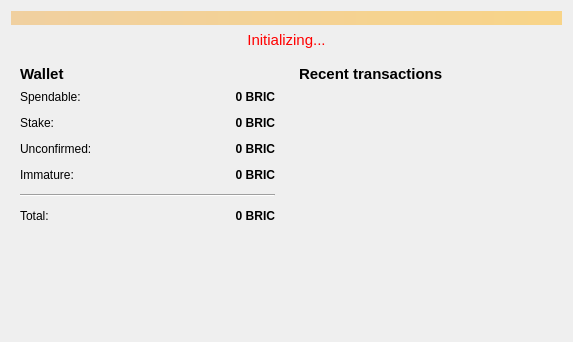
<?xml version="1.0" encoding="UTF-8"?>
<ui version="4.0">
 <class>OverviewPage</class>
 <widget class="QWidget" name="OverviewPage">
  <property name="geometry">
   <rect>
    <x>0</x>
    <y>0</y>
    <width>573</width>
    <height>342</height>
   </rect>
  </property>
  <property name="windowTitle">
   <string>Form</string>
  </property>
  <layout class="QVBoxLayout" name="topLayout">
   <item>
    <widget class="QLabel" name="labelAlerts">
     <property name="visible">
      <bool>false</bool>
     </property>
     <property name="styleSheet">
      <string notr="true">background-color: qlineargradient(x1: 0, y1: 0, x2: 1, y2: 0, stop:0 #F0D0A0, stop:1 #F8D488);  color:#000000
</string>
     </property>
     <property name="wordWrap">
      <bool>true</bool>
     </property>
     <property name="margin">
      <number>3</number>
     </property>
    </widget>
   </item>
   <item>
    <widget class="QLabel" name="labelTransactionsStatus">
     <property name="font">
      <font>
       <pointsize>11</pointsize>
      </font>
     </property>
     <property name="toolTip">
      <string>The displayed information may be out of date. Your wallet automatically synchronizes with the Bricoleur network after a connection is established, but this process has not completed yet.</string>
     </property>
     <property name="styleSheet">
      <string notr="true">QLabel { color: red; }</string>
     </property>
     <property name="text">
      <string notr="true">Initializing...</string>
     </property>
     <property name="alignment">
      <set>Qt::AlignCenter</set>
     </property>
    </widget>
   </item>
   <item>
    <layout class="QHBoxLayout" name="horizontalLayout" stretch="1,1">
     <item>
      <layout class="QVBoxLayout" name="verticalLayout_2">
       <item>
        <widget class="QWidget" name="widget" native="true">
         <layout class="QVBoxLayout" name="verticalLayout_4">
          <item>
           <layout class="QHBoxLayout" name="horizontalLayout_4">
            <item>
             <widget class="QLabel" name="label_5">
              <property name="font">
               <font>
                <pointsize>11</pointsize>
                <weight>75</weight>
                <bold>true</bold>
               </font>
              </property>
              <property name="text">
               <string>Wallet</string>
              </property>
             </widget>
            </item>
            <item>
             <spacer name="horizontalSpacer_2">
              <property name="orientation">
               <enum>Qt::Horizontal</enum>
              </property>
              <property name="sizeHint" stdset="0">
               <size>
                <width>40</width>
                <height>20</height>
               </size>
              </property>
             </spacer>
            </item>
           </layout>
          </item>
          <item>
           <layout class="QFormLayout" name="formLayout_2">
            <property name="fieldGrowthPolicy">
             <enum>QFormLayout::AllNonFixedFieldsGrow</enum>
            </property>
            <property name="horizontalSpacing">
             <number>12</number>
            </property>
            <property name="verticalSpacing">
             <number>12</number>
            </property>
            <item row="0" column="0">
             <widget class="QLabel" name="label">
              <property name="text">
               <string>Spendable:</string>
              </property>
             </widget>
            </item>
            <item row="0" column="1">
             <widget class="QLabel" name="labelBalance">
              <property name="font">
               <font>
                <weight>75</weight>
                <bold>true</bold>
               </font>
              </property>
              <property name="cursor">
               <cursorShape>IBeamCursor</cursorShape>
              </property>
              <property name="toolTip">
               <string>Your current spendable balance</string>
              </property>
              <property name="text">
               <string notr="true">0 BRIC</string>
              </property>
              <property name="alignment">
               <set>Qt::AlignRight|Qt::AlignTrailing|Qt::AlignVCenter</set>
              </property>
              <property name="textInteractionFlags">
               <set>Qt::LinksAccessibleByMouse|Qt::TextSelectableByKeyboard|Qt::TextSelectableByMouse</set>
              </property>
             </widget>
            </item>
            <item row="1" column="0">
             <widget class="QLabel" name="label_6">
              <property name="text">
               <string>Stake:</string>
              </property>
             </widget>
            </item>
            <item row="1" column="1">
             <widget class="QLabel" name="labelStake">
              <property name="font">
               <font>
                <weight>75</weight>
                <bold>true</bold>
               </font>
              </property>
              <property name="cursor">
               <cursorShape>IBeamCursor</cursorShape>
              </property>
              <property name="toolTip">
               <string>Total of coins that was staked, and do not yet count toward the current balance</string>
              </property>
              <property name="text">
               <string notr="true">0 BRIC</string>
              </property>
              <property name="alignment">
               <set>Qt::AlignRight|Qt::AlignTrailing|Qt::AlignVCenter</set>
              </property>
              <property name="textInteractionFlags">
               <set>Qt::LinksAccessibleByMouse|Qt::TextSelectableByKeyboard|Qt::TextSelectableByMouse</set>
              </property>
             </widget>
            </item>
            <item row="2" column="0">
             <widget class="QLabel" name="label_3">
              <property name="text">
               <string>Unconfirmed:</string>
              </property>
             </widget>
            </item>
            <item row="2" column="1">
             <widget class="QLabel" name="labelUnconfirmed">
              <property name="font">
               <font>
                <weight>75</weight>
                <bold>true</bold>
               </font>
              </property>
              <property name="cursor">
               <cursorShape>IBeamCursor</cursorShape>
              </property>
              <property name="toolTip">
               <string>Total of transactions that have yet to be confirmed, and do not yet count toward the current balance</string>
              </property>
              <property name="text">
               <string notr="true">0 BRIC</string>
              </property>
              <property name="alignment">
               <set>Qt::AlignRight|Qt::AlignTrailing|Qt::AlignVCenter</set>
              </property>
              <property name="textInteractionFlags">
               <set>Qt::LinksAccessibleByMouse|Qt::TextSelectableByKeyboard|Qt::TextSelectableByMouse</set>
              </property>
             </widget>
            </item>
            <item row="3" column="0">
             <widget class="QLabel" name="labelImmatureText">
              <property name="text">
               <string>Immature:</string>
              </property>
             </widget>
            </item>
            <item row="3" column="1">
             <widget class="QLabel" name="labelImmature">
              <property name="font">
               <font>
                <weight>75</weight>
                <bold>true</bold>
               </font>
              </property>
              <property name="toolTip">
               <string>Mined balance that has not yet matured</string>
              </property>
              <property name="text">
               <string notr="true">0 BRIC</string>
              </property>
              <property name="alignment">
               <set>Qt::AlignRight|Qt::AlignTrailing|Qt::AlignVCenter</set>
              </property>
              <property name="textInteractionFlags">
               <set>Qt::LinksAccessibleByMouse|Qt::TextSelectableByKeyboard|Qt::TextSelectableByMouse</set>
              </property>
             </widget>
            </item>
            <item row="4" column="0" colspan="2">
             <widget class="Line" name="line">
              <property name="orientation">
               <enum>Qt::Horizontal</enum>
              </property>
             </widget>
            </item>
            <item row="5" column="0">
             <widget class="QLabel" name="labelTotalText">
              <property name="text">
               <string>Total:</string>
              </property>
             </widget>
            </item>
            <item row="5" column="1">
             <widget class="QLabel" name="labelTotal">
              <property name="font">
               <font>
                <weight>75</weight>
                <bold>true</bold>
               </font>
              </property>
              <property name="cursor">
               <cursorShape>IBeamCursor</cursorShape>
              </property>
              <property name="toolTip">
               <string>Your current total balance</string>
              </property>
              <property name="text">
               <string notr="true">0 BRIC</string>
              </property>
              <property name="alignment">
               <set>Qt::AlignRight|Qt::AlignTrailing|Qt::AlignVCenter</set>
              </property>
              <property name="textInteractionFlags">
               <set>Qt::LinksAccessibleByMouse|Qt::TextSelectableByKeyboard|Qt::TextSelectableByMouse</set>
              </property>
             </widget>
            </item>
           </layout>
          </item>
         </layout>
        </widget>
       </item>
       <item>
        <spacer name="verticalSpacer">
         <property name="orientation">
          <enum>Qt::Vertical</enum>
         </property>
         <property name="sizeHint" stdset="0">
          <size>
           <width>20</width>
           <height>40</height>
          </size>
         </property>
        </spacer>
       </item>
      </layout>
     </item>
     <item>
      <layout class="QVBoxLayout" name="verticalLayout_3">
       <item>
        <widget class="QWidget" name="widget_2" native="true">
         <layout class="QVBoxLayout" name="verticalLayout">
          <item>
           <layout class="QHBoxLayout" name="horizontalLayout_2">
            <item>
             <widget class="QLabel" name="label_4">
              <property name="font">
               <font>
                <pointsize>11</pointsize>
                <weight>75</weight>
                <bold>true</bold>
               </font>
              </property>
              <property name="text">
               <string>&lt;b&gt;Recent transactions&lt;/b&gt;</string>
              </property>
             </widget>
            </item>
            <item>
             <spacer name="horizontalSpacer">
              <property name="orientation">
               <enum>Qt::Horizontal</enum>
              </property>
              <property name="sizeHint" stdset="0">
               <size>
                <width>40</width>
                <height>20</height>
               </size>
              </property>
             </spacer>
            </item>
           </layout>
          </item>
          <item>
           <widget class="QListView" name="listTransactions">
            <property name="styleSheet">
             <string notr="true">QListView { background: transparent; }</string>
            </property>
            <property name="frameShape">
             <enum>QFrame::NoFrame</enum>
            </property>
            <property name="verticalScrollBarPolicy">
             <enum>Qt::ScrollBarAlwaysOff</enum>
            </property>
            <property name="horizontalScrollBarPolicy">
             <enum>Qt::ScrollBarAlwaysOff</enum>
            </property>
            <property name="selectionMode">
             <enum>QAbstractItemView::NoSelection</enum>
            </property>
           </widget>
          </item>
         </layout>
        </widget>
       </item>
      </layout>
     </item>
    </layout>
   </item>
  </layout>
 </widget>
 <resources/>
 <connections/>
</ui>
